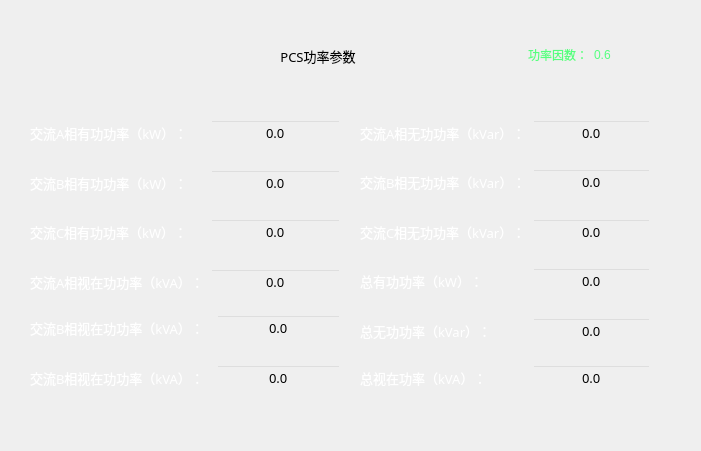
             <widget class="QWidget" name="widget_17" native="true">
              <property name="geometry">
               <rect>
                <x>660</x>
                <y>10</y>
                <width>701</width>
                <height>451</height>
               </rect>
              </property>
              <property name="styleSheet">
               <string notr="true">QWidget#widget_17
{
    border-image: url(:/res/Boxback.png);
}</string>
              </property>
              <widget class="QWidget" name="widget_18" native="true">
               <property name="geometry">
                <rect>
                 <x>100</x>
                 <y>-10</y>
                 <width>511</width>
                 <height>131</height>
                </rect>
               </property>
               <property name="styleSheet">
                <string notr="true">background-color:transparent;</string>
               </property>
               <layout class="QHBoxLayout" name="horizontalLayout_15" stretch="0,1,1,0,0">
                <item>
                 <spacer name="horizontalSpacer_41">
                  <property name="orientation">
                   <enum>Qt::Horizontal</enum>
                  </property>
                  <property name="sizeHint" stdset="0">
                   <size>
                    <width>150</width>
                    <height>40</height>
                   </size>
                  </property>
                 </spacer>
                </item>
                <item>
                 <widget class="QLabel" name="label_112">
                  <property name="font">
                   <font>
                    <family>宋体</family>
                    <pointsize>10</pointsize>
                   </font>
                  </property>
                  <property name="styleSheet">
                   <string notr="true">background-color:transparent;
border-image: url();</string>
                  </property>
                  <property name="text">
                   <string>PCS功率参数</string>
                  </property>
                  <property name="alignment">
                   <set>Qt::AlignCenter</set>
                  </property>
                 </widget>
                </item>
                <item>
                 <spacer name="horizontalSpacer_42">
                  <property name="orientation">
                   <enum>Qt::Horizontal</enum>
                  </property>
                  <property name="sizeHint" stdset="0">
                   <size>
                    <width>494</width>
                    <height>40</height>
                   </size>
                  </property>
                 </spacer>
                </item>
                <item>
                 <widget class="QLabel" name="label_113">
                  <property name="styleSheet">
                   <string notr="true">border-image: url();
background-color:transparent;</string>
                  </property>
                  <property name="text">
                   <string>&lt;html&gt;&lt;head/&gt;&lt;body&gt;&lt;p&gt;&lt;span style=&quot; color:#55ff7f;&quot;&gt;功率因数：&lt;/span&gt;&lt;/p&gt;&lt;/body&gt;&lt;/html&gt;</string>
                  </property>
                 </widget>
                </item>
                <item>
                 <widget class="QLabel" name="label_34">
                  <property name="text">
                   <string>&lt;html&gt;&lt;head/&gt;&lt;body&gt;&lt;p&gt;&lt;span style=&quot; color:#55ff7f;&quot;&gt;0.6&lt;/span&gt;&lt;/p&gt;&lt;/body&gt;&lt;/html&gt;</string>
                  </property>
                 </widget>
                </item>
               </layout>
              </widget>
              <widget class="QWidget" name="widget_4" native="true">
               <property name="geometry">
                <rect>
                 <x>30</x>
                 <y>120</y>
                 <width>311</width>
                 <height>271</height>
                </rect>
               </property>
               <property name="sizePolicy">
                <sizepolicy hsizetype="Expanding" vsizetype="Preferred">
                 <horstretch>0</horstretch>
                 <verstretch>0</verstretch>
                </sizepolicy>
               </property>
               <property name="styleSheet">
                <string notr="true">background-color:transparent;</string>
               </property>
               <layout class="QGridLayout" name="gridLayout_23">
                <item row="3" column="0">
                 <spacer name="verticalSpacer_48">
                  <property name="orientation">
                   <enum>Qt::Vertical</enum>
                  </property>
                  <property name="sizeHint" stdset="0">
                   <size>
                    <width>20</width>
                    <height>40</height>
                   </size>
                  </property>
                 </spacer>
                </item>
                <item row="10" column="0">
                 <widget class="QLabel" name="label_114">
                  <property name="font">
                   <font>
                    <family>黑体</family>
                    <pointsize>10</pointsize>
                   </font>
                  </property>
                  <property name="styleSheet">
                   <string notr="true">background-color:transparent;
</string>
                  </property>
                  <property name="text">
                   <string>&lt;html&gt;&lt;head/&gt;&lt;body&gt;&lt;p&gt;&lt;span style=&quot; color:#ffffff;&quot;&gt;交流B相视在功功率（kVA）：&lt;/span&gt;&lt;/p&gt;&lt;/body&gt;&lt;/html&gt;</string>
                  </property>
                 </widget>
                </item>
                <item row="8" column="2">
                 <widget class="QLineEdit" name="lineEdit_104">
                  <property name="sizePolicy">
                   <sizepolicy hsizetype="Expanding" vsizetype="Expanding">
                    <horstretch>0</horstretch>
                    <verstretch>0</verstretch>
                   </sizepolicy>
                  </property>
                  <property name="font">
                   <font>
                    <family>黑体</family>
                    <pointsize>10</pointsize>
                   </font>
                  </property>
                  <property name="styleSheet">
                   <string notr="true">background-color:transparent;
</string>
                  </property>
                  <property name="text">
                   <string>0.0</string>
                  </property>
                  <property name="alignment">
                   <set>Qt::AlignCenter</set>
                  </property>
                 </widget>
                </item>
                <item row="1" column="0">
                 <spacer name="verticalSpacer_49">
                  <property name="orientation">
                   <enum>Qt::Vertical</enum>
                  </property>
                  <property name="sizeHint" stdset="0">
                   <size>
                    <width>20</width>
                    <height>40</height>
                   </size>
                  </property>
                 </spacer>
                </item>
                <item row="8" column="0">
                 <widget class="QLabel" name="label_115">
                  <property name="font">
                   <font>
                    <family>黑体</family>
                    <pointsize>10</pointsize>
                   </font>
                  </property>
                  <property name="styleSheet">
                   <string notr="true">background-color:transparent;
</string>
                  </property>
                  <property name="text">
                   <string>&lt;html&gt;&lt;head/&gt;&lt;body&gt;&lt;p&gt;&lt;span style=&quot; color:#ffffff;&quot;&gt;交流B相视在功功率（kVA）：&lt;/span&gt;&lt;/p&gt;&lt;/body&gt;&lt;/html&gt;</string>
                  </property>
                 </widget>
                </item>
                <item row="0" column="1" colspan="2">
                 <widget class="QLineEdit" name="lineEdit_56">
                  <property name="sizePolicy">
                   <sizepolicy hsizetype="Expanding" vsizetype="Expanding">
                    <horstretch>0</horstretch>
                    <verstretch>0</verstretch>
                   </sizepolicy>
                  </property>
                  <property name="font">
                   <font>
                    <family>黑体</family>
                    <pointsize>10</pointsize>
                   </font>
                  </property>
                  <property name="styleSheet">
                   <string notr="true">background-color:transparent;
</string>
                  </property>
                  <property name="text">
                   <string>0.0</string>
                  </property>
                  <property name="alignment">
                   <set>Qt::AlignCenter</set>
                  </property>
                 </widget>
                </item>
                <item row="10" column="2">
                 <widget class="QLineEdit" name="lineEdit_105">
                  <property name="sizePolicy">
                   <sizepolicy hsizetype="Expanding" vsizetype="Expanding">
                    <horstretch>0</horstretch>
                    <verstretch>0</verstretch>
                   </sizepolicy>
                  </property>
                  <property name="font">
                   <font>
                    <family>黑体</family>
                    <pointsize>10</pointsize>
                   </font>
                  </property>
                  <property name="styleSheet">
                   <string notr="true">background-color:transparent;
</string>
                  </property>
                  <property name="text">
                   <string>0.0</string>
                  </property>
                  <property name="alignment">
                   <set>Qt::AlignCenter</set>
                  </property>
                 </widget>
                </item>
                <item row="4" column="0">
                 <widget class="QLabel" name="label_116">
                  <property name="font">
                   <font>
                    <family>黑体</family>
                    <pointsize>10</pointsize>
                   </font>
                  </property>
                  <property name="styleSheet">
                   <string notr="true">background-color:transparent;
</string>
                  </property>
                  <property name="text">
                   <string>&lt;html&gt;&lt;head/&gt;&lt;body&gt;&lt;p&gt;&lt;span style=&quot; color:#ffffff;&quot;&gt;交流C相有功功率（kW）：&lt;/span&gt;&lt;/p&gt;&lt;/body&gt;&lt;/html&gt;</string>
                  </property>
                 </widget>
                </item>
                <item row="4" column="1" colspan="2">
                 <widget class="QLineEdit" name="lineEdit_57">
                  <property name="sizePolicy">
                   <sizepolicy hsizetype="Expanding" vsizetype="Expanding">
                    <horstretch>0</horstretch>
                    <verstretch>0</verstretch>
                   </sizepolicy>
                  </property>
                  <property name="font">
                   <font>
                    <family>黑体</family>
                    <pointsize>10</pointsize>
                   </font>
                  </property>
                  <property name="styleSheet">
                   <string notr="true">background-color:transparent;
</string>
                  </property>
                  <property name="text">
                   <string>0.0</string>
                  </property>
                  <property name="alignment">
                   <set>Qt::AlignCenter</set>
                  </property>
                 </widget>
                </item>
                <item row="7" column="0">
                 <spacer name="verticalSpacer_50">
                  <property name="orientation">
                   <enum>Qt::Vertical</enum>
                  </property>
                  <property name="sizeType">
                   <enum>QSizePolicy::Maximum</enum>
                  </property>
                  <property name="sizeHint" stdset="0">
                   <size>
                    <width>17</width>
                    <height>37</height>
                   </size>
                  </property>
                 </spacer>
                </item>
                <item row="6" column="0">
                 <widget class="QLabel" name="label_117">
                  <property name="font">
                   <font>
                    <family>黑体</family>
                    <pointsize>10</pointsize>
                   </font>
                  </property>
                  <property name="styleSheet">
                   <string notr="true">background-color:transparent;
</string>
                  </property>
                  <property name="text">
                   <string>&lt;html&gt;&lt;head/&gt;&lt;body&gt;&lt;p&gt;&lt;span style=&quot; color:#ffffff;&quot;&gt;交流A相视在功功率（kVA）：&lt;/span&gt;&lt;/p&gt;&lt;/body&gt;&lt;/html&gt;</string>
                  </property>
                 </widget>
                </item>
                <item row="2" column="0">
                 <widget class="QLabel" name="label_118">
                  <property name="font">
                   <font>
                    <family>黑体</family>
                    <pointsize>10</pointsize>
                   </font>
                  </property>
                  <property name="styleSheet">
                   <string notr="true">background-color:transparent;
</string>
                  </property>
                  <property name="text">
                   <string>&lt;html&gt;&lt;head/&gt;&lt;body&gt;&lt;p&gt;&lt;span style=&quot; color:#ffffff;&quot;&gt;交流B相有功功率（kW）：&lt;/span&gt;&lt;/p&gt;&lt;/body&gt;&lt;/html&gt;</string>
                  </property>
                 </widget>
                </item>
                <item row="0" column="0">
                 <widget class="QLabel" name="label_119">
                  <property name="font">
                   <font>
                    <family>黑体</family>
                    <pointsize>10</pointsize>
                   </font>
                  </property>
                  <property name="styleSheet">
                   <string notr="true">background-color:transparent;
</string>
                  </property>
                  <property name="text">
                   <string>&lt;html&gt;&lt;head/&gt;&lt;body&gt;&lt;p&gt;&lt;span style=&quot; color:#ffffff;&quot;&gt;交流A相有功功率（kW）：&lt;/span&gt;&lt;/p&gt;&lt;/body&gt;&lt;/html&gt;</string>
                  </property>
                 </widget>
                </item>
                <item row="5" column="0">
                 <spacer name="verticalSpacer_53">
                  <property name="orientation">
                   <enum>Qt::Vertical</enum>
                  </property>
                  <property name="sizeHint" stdset="0">
                   <size>
                    <width>20</width>
                    <height>40</height>
                   </size>
                  </property>
                 </spacer>
                </item>
                <item row="6" column="1" colspan="2">
                 <widget class="QLineEdit" name="lineEdit_58">
                  <property name="sizePolicy">
                   <sizepolicy hsizetype="Expanding" vsizetype="Expanding">
                    <horstretch>0</horstretch>
                    <verstretch>0</verstretch>
                   </sizepolicy>
                  </property>
                  <property name="font">
                   <font>
                    <family>黑体</family>
                    <pointsize>10</pointsize>
                   </font>
                  </property>
                  <property name="styleSheet">
                   <string notr="true">background-color:transparent;
</string>
                  </property>
                  <property name="text">
                   <string>0.0</string>
                  </property>
                  <property name="alignment">
                   <set>Qt::AlignCenter</set>
                  </property>
                 </widget>
                </item>
                <item row="9" column="0">
                 <spacer name="verticalSpacer_118">
                  <property name="orientation">
                   <enum>Qt::Vertical</enum>
                  </property>
                  <property name="sizeType">
                   <enum>QSizePolicy::Maximum</enum>
                  </property>
                  <property name="sizeHint" stdset="0">
                   <size>
                    <width>20</width>
                    <height>40</height>
                   </size>
                  </property>
                 </spacer>
                </item>
                <item row="2" column="1" colspan="2">
                 <widget class="QLineEdit" name="lineEdit_59">
                  <property name="sizePolicy">
                   <sizepolicy hsizetype="Expanding" vsizetype="Expanding">
                    <horstretch>0</horstretch>
                    <verstretch>0</verstretch>
                   </sizepolicy>
                  </property>
                  <property name="font">
                   <font>
                    <family>黑体</family>
                    <pointsize>10</pointsize>
                   </font>
                  </property>
                  <property name="styleSheet">
                   <string notr="true">background-color:transparent;
</string>
                  </property>
                  <property name="text">
                   <string>0.0</string>
                  </property>
                  <property name="alignment">
                   <set>Qt::AlignCenter</set>
                  </property>
                 </widget>
                </item>
               </layout>
              </widget>
              <widget class="QWidget" name="widget_19" native="true">
               <property name="geometry">
                <rect>
                 <x>360</x>
                 <y>120</y>
                 <width>291</width>
                 <height>271</height>
                </rect>
               </property>
               <property name="styleSheet">
                <string notr="true">background-color:transparent;</string>
               </property>
               <layout class="QGridLayout" name="gridLayout_24">
                <item row="0" column="0" colspan="2">
                 <widget class="QLabel" name="label_120">
                  <property name="font">
                   <font>
                    <family>黑体</family>
                    <pointsize>10</pointsize>
                   </font>
                  </property>
                  <property name="styleSheet">
                   <string notr="true">background-color:transparent;
</string>
                  </property>
                  <property name="text">
                   <string>&lt;html&gt;&lt;head/&gt;&lt;body&gt;&lt;p&gt;&lt;span style=&quot; color:#ffffff;&quot;&gt;交流A相无功功率（kVar）：&lt;/span&gt;&lt;/p&gt;&lt;/body&gt;&lt;/html&gt;</string>
                  </property>
                 </widget>
                </item>
                <item row="8" column="0">
                 <spacer name="verticalSpacer_54">
                  <property name="orientation">
                   <enum>Qt::Vertical</enum>
                  </property>
                  <property name="sizeHint" stdset="0">
                   <size>
                    <width>20</width>
                    <height>40</height>
                   </size>
                  </property>
                 </spacer>
                </item>
                <item row="3" column="0" colspan="2">
                 <widget class="QLabel" name="label_121">
                  <property name="font">
                   <font>
                    <family>黑体</family>
                    <pointsize>10</pointsize>
                   </font>
                  </property>
                  <property name="styleSheet">
                   <string notr="true">background-color:transparent;
</string>
                  </property>
                  <property name="text">
                   <string>&lt;html&gt;&lt;head/&gt;&lt;body&gt;&lt;p&gt;&lt;span style=&quot; color:#ffffff;&quot;&gt;交流B相无功功率（kVar）：&lt;/span&gt;&lt;/p&gt;&lt;/body&gt;&lt;/html&gt;</string>
                  </property>
                 </widget>
                </item>
                <item row="6" column="0">
                 <spacer name="verticalSpacer_55">
                  <property name="orientation">
                   <enum>Qt::Vertical</enum>
                  </property>
                  <property name="sizeHint" stdset="0">
                   <size>
                    <width>20</width>
                    <height>40</height>
                   </size>
                  </property>
                 </spacer>
                </item>
                <item row="5" column="0" colspan="2">
                 <widget class="QLabel" name="label_122">
                  <property name="font">
                   <font>
                    <family>黑体</family>
                    <pointsize>10</pointsize>
                   </font>
                  </property>
                  <property name="styleSheet">
                   <string notr="true">background-color:transparent;
</string>
                  </property>
                  <property name="text">
                   <string>&lt;html&gt;&lt;head/&gt;&lt;body&gt;&lt;p&gt;&lt;span style=&quot; color:#ffffff;&quot;&gt;交流C相无功功率（kVar）：&lt;/span&gt;&lt;/p&gt;&lt;/body&gt;&lt;/html&gt;</string>
                  </property>
                 </widget>
                </item>
                <item row="9" column="2">
                 <widget class="QLineEdit" name="lineEdit_106">
                  <property name="sizePolicy">
                   <sizepolicy hsizetype="Expanding" vsizetype="Expanding">
                    <horstretch>0</horstretch>
                    <verstretch>0</verstretch>
                   </sizepolicy>
                  </property>
                  <property name="font">
                   <font>
                    <family>黑体</family>
                    <pointsize>10</pointsize>
                   </font>
                  </property>
                  <property name="styleSheet">
                   <string notr="true">background-color:transparent;
</string>
                  </property>
                  <property name="text">
                   <string>0.0</string>
                  </property>
                  <property name="alignment">
                   <set>Qt::AlignCenter</set>
                  </property>
                 </widget>
                </item>
                <item row="11" column="2">
                 <widget class="QLineEdit" name="lineEdit_107">
                  <property name="sizePolicy">
                   <sizepolicy hsizetype="Expanding" vsizetype="Expanding">
                    <horstretch>0</horstretch>
                    <verstretch>0</verstretch>
                   </sizepolicy>
                  </property>
                  <property name="font">
                   <font>
                    <family>黑体</family>
                    <pointsize>10</pointsize>
                   </font>
                  </property>
                  <property name="styleSheet">
                   <string notr="true">background-color:transparent;
</string>
                  </property>
                  <property name="text">
                   <string>0.0</string>
                  </property>
                  <property name="alignment">
                   <set>Qt::AlignCenter</set>
                  </property>
                 </widget>
                </item>
                <item row="0" column="2">
                 <widget class="QLineEdit" name="lineEdit_60">
                  <property name="sizePolicy">
                   <sizepolicy hsizetype="Expanding" vsizetype="Expanding">
                    <horstretch>0</horstretch>
                    <verstretch>0</verstretch>
                   </sizepolicy>
                  </property>
                  <property name="font">
                   <font>
                    <family>黑体</family>
                    <pointsize>10</pointsize>
                   </font>
                  </property>
                  <property name="styleSheet">
                   <string notr="true">background-color:transparent;
</string>
                  </property>
                  <property name="text">
                   <string>0.0</string>
                  </property>
                  <property name="alignment">
                   <set>Qt::AlignCenter</set>
                  </property>
                 </widget>
                </item>
                <item row="7" column="0">
                 <widget class="QLabel" name="label_123">
                  <property name="font">
                   <font>
                    <family>黑体</family>
                    <pointsize>10</pointsize>
                   </font>
                  </property>
                  <property name="styleSheet">
                   <string notr="true">background-color:transparent;
</string>
                  </property>
                  <property name="text">
                   <string>&lt;html&gt;&lt;head/&gt;&lt;body&gt;&lt;p&gt;&lt;span style=&quot; color:#ffffff;&quot;&gt;总有功功率（kW）：&lt;/span&gt;&lt;/p&gt;&lt;/body&gt;&lt;/html&gt;</string>
                  </property>
                 </widget>
                </item>
                <item row="9" column="0">
                 <widget class="QLabel" name="label_124">
                  <property name="font">
                   <font>
                    <family>黑体</family>
                    <pointsize>10</pointsize>
                   </font>
                  </property>
                  <property name="styleSheet">
                   <string notr="true">background-color:transparent;
</string>
                  </property>
                  <property name="text">
                   <string>&lt;html&gt;&lt;head/&gt;&lt;body&gt;&lt;p&gt;&lt;span style=&quot; color:#ffffff;&quot;&gt;总无功功率（kVar）：&lt;/span&gt;&lt;/p&gt;&lt;/body&gt;&lt;/html&gt;</string>
                  </property>
                 </widget>
                </item>
                <item row="7" column="2">
                 <widget class="QLineEdit" name="lineEdit_61">
                  <property name="sizePolicy">
                   <sizepolicy hsizetype="Expanding" vsizetype="Expanding">
                    <horstretch>0</horstretch>
                    <verstretch>0</verstretch>
                   </sizepolicy>
                  </property>
                  <property name="font">
                   <font>
                    <family>黑体</family>
                    <pointsize>10</pointsize>
                   </font>
                  </property>
                  <property name="styleSheet">
                   <string notr="true">background-color:transparent;
</string>
                  </property>
                  <property name="text">
                   <string>0.0</string>
                  </property>
                  <property name="alignment">
                   <set>Qt::AlignCenter</set>
                  </property>
                 </widget>
                </item>
                <item row="10" column="0">
                 <spacer name="verticalSpacer_119">
                  <property name="orientation">
                   <enum>Qt::Vertical</enum>
                  </property>
                  <property name="sizeHint" stdset="0">
                   <size>
                    <width>20</width>
                    <height>38</height>
                   </size>
                  </property>
                 </spacer>
                </item>
                <item row="11" column="0">
                 <widget class="QLabel" name="label_125">
                  <property name="font">
                   <font>
                    <family>黑体</family>
                    <pointsize>10</pointsize>
                   </font>
                  </property>
                  <property name="styleSheet">
                   <string notr="true">background-color:transparent;
</string>
                  </property>
                  <property name="text">
                   <string>&lt;html&gt;&lt;head/&gt;&lt;body&gt;&lt;p&gt;&lt;span style=&quot; color:#ffffff;&quot;&gt;总视在功率（kVA）：&lt;/span&gt;&lt;/p&gt;&lt;/body&gt;&lt;/html&gt;</string>
                  </property>
                 </widget>
                </item>
                <item row="3" column="2">
                 <widget class="QLineEdit" name="lineEdit_62">
                  <property name="sizePolicy">
                   <sizepolicy hsizetype="Expanding" vsizetype="Expanding">
                    <horstretch>0</horstretch>
                    <verstretch>0</verstretch>
                   </sizepolicy>
                  </property>
                  <property name="font">
                   <font>
                    <family>黑体</family>
                    <pointsize>10</pointsize>
                   </font>
                  </property>
                  <property name="styleSheet">
                   <string notr="true">background-color:transparent;
</string>
                  </property>
                  <property name="text">
                   <string>0.0</string>
                  </property>
                  <property name="alignment">
                   <set>Qt::AlignCenter</set>
                  </property>
                 </widget>
                </item>
                <item row="4" column="0">
                 <spacer name="verticalSpacer_56">
                  <property name="orientation">
                   <enum>Qt::Vertical</enum>
                  </property>
                  <property name="sizeHint" stdset="0">
                   <size>
                    <width>20</width>
                    <height>40</height>
                   </size>
                  </property>
                 </spacer>
                </item>
                <item row="5" column="2">
                 <widget class="QLineEdit" name="lineEdit_63">
                  <property name="sizePolicy">
                   <sizepolicy hsizetype="Expanding" vsizetype="Expanding">
                    <horstretch>0</horstretch>
                    <verstretch>0</verstretch>
                   </sizepolicy>
                  </property>
                  <property name="font">
                   <font>
                    <family>黑体</family>
                    <pointsize>10</pointsize>
                   </font>
                  </property>
                  <property name="styleSheet">
                   <string notr="true">background-color:transparent;
</string>
                  </property>
                  <property name="text">
                   <string>0.0</string>
                  </property>
                  <property name="alignment">
                   <set>Qt::AlignCenter</set>
                  </property>
                 </widget>
                </item>
                <item row="2" column="0">
                 <spacer name="verticalSpacer_61">
                  <property name="orientation">
                   <enum>Qt::Vertical</enum>
                  </property>
                  <property name="sizeHint" stdset="0">
                   <size>
                    <width>20</width>
                    <height>40</height>
                   </size>
                  </property>
                 </spacer>
                </item>
               </layout>
              </widget>
             </widget>
